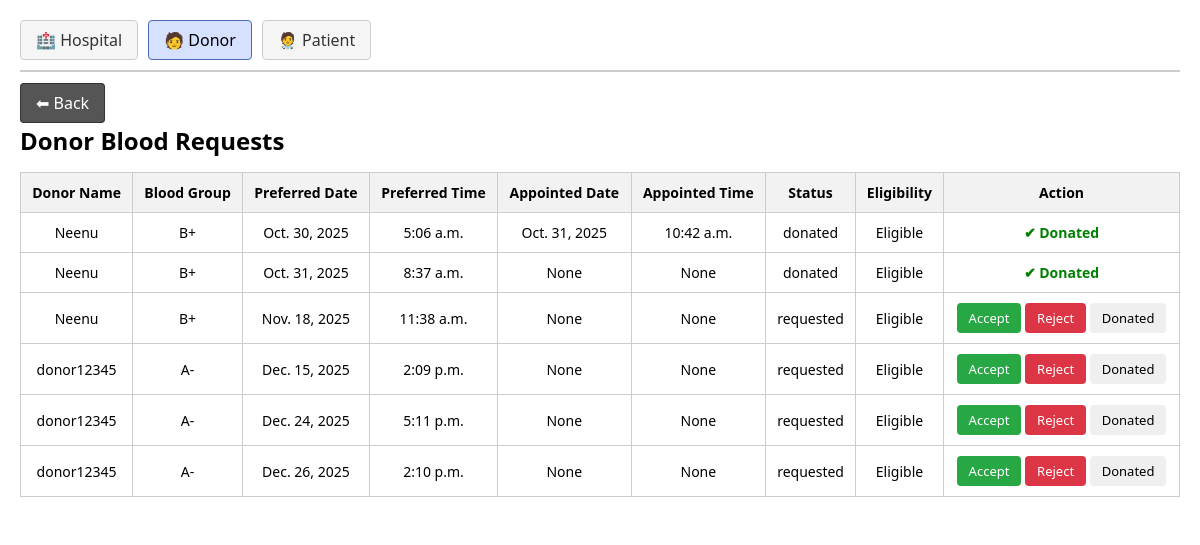
Before: /manage_donors/ with the older database file.
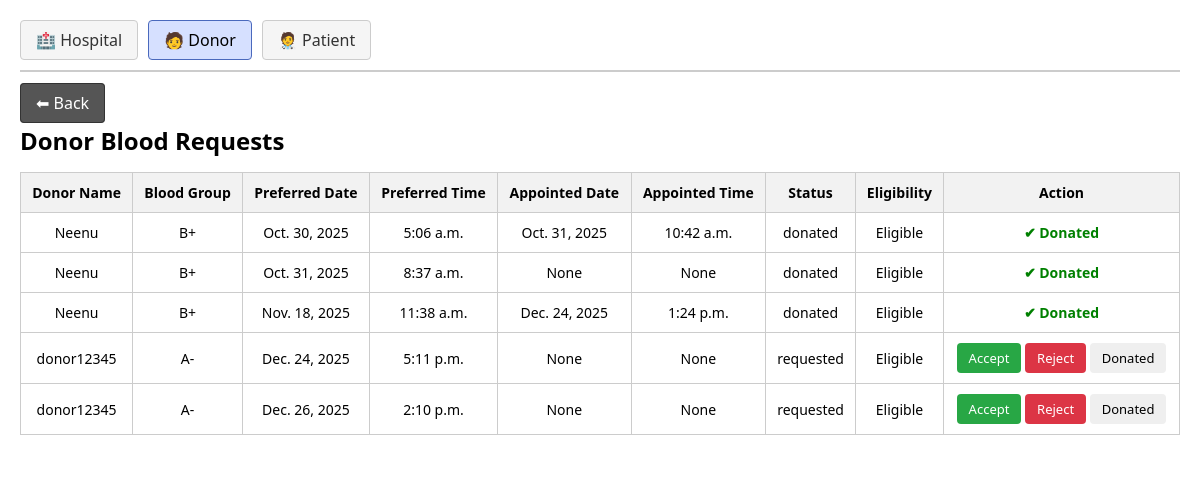
After: the same page with the newer database file.
### Blood_Bank/models.py (models this page shows, shortened)
class Donation_Request(models.Model):
    donor = models.ForeignKey(Donor,on_delete=models.CASCADE)
    preferred_date = models.DateField(null=True,blank=True)
    preferred_time = models.TimeField(null=True,blank=True)
    appointment_date = models.DateField(null=True, blank=True)
    appointment_time = models.TimeField(null=True, blank=True)
    STATUS_CHOICES = (
        ('requested', 'Requested'),
        ('approved', 'Approved'),
        ('rejected', 'Rejected'),
        ('donated','Donated')
    )
    status = models.CharField(max_length=10, choices=STATUS_CHOICES, default='requested')

class Donor(models.Model):
    profile = models.OneToOneField(Profile, on_delete=models.CASCADE)
    blood_group = models.CharField(max_length=20,null=True,blank=True)
    fullname = models.CharField(max_length=40,null=True,blank=True)
    age = models.PositiveIntegerField(null=True,blank=True)
    phonenumber = models.CharField(max_length=20,null=True,blank=True)
    address = models.CharField(max_length=50,null=True,blank=True)
    weight = models.PositiveIntegerField(null=True,blank=True)
    health = models.CharField(max_length=100,null=True,blank=True)
    medications = models.CharField(max_length=10, null=True, blank=True)
    tattoo = models.CharField(max_length=10, null=True, blank=True)
    pregnancy = models.CharField(max_length=10, null=True, blank=True)
    lastDonation = models.DateField(null=True, blank=True)
    is_first_time = models.BooleanField(default=False)

### Blood_Bank/views.py (the view)
# urls.py: path('manage_donors/',views.manage_donors,name='manage_donors'),
def manage_donors(request):
    donation_request = Donation_Request.objects.select_related('donor').all()
    for req in donation_request:
        donor = req.donor
        age = donor.age or 0
        weight = donor.weight or 0
        if donor.lastDonation:
            days_difference = (date.today() - donor.lastDonation).days
        else:
            days_difference = 9999  # default large number if never donated
        if (
            age < 18 or age > 60 or weight < 50
            or donor.health == "yes" or donor.medications == "yes"
            or donor.tattoo == "yes" or donor.pregnancy == "yes"
            or days_difference < 35
        ):
            req.eligibility = 'Not Eligible'
        else:
            req.eligibility = 'Eligible'
    return render(request, 'admin_dashboard/manage_donors.html', {'donation_request': donation_request})

### Blood_Bank/templates/admin_dashboard/manage_donors.html (shortened to what this page needs)
{% load static %}
<!DOCTYPE html>
<html lang="en">
<head>
    <link rel="stylesheet" href="{% static 'css/admin_dashboard/manage_donors.css' %}">
</head>
<body>
    <div class="page-container">
        <nav class="top-menu">
            <a href="{% url 'manage_hospitals' %}">🏥 Hospital</a>
            <a href="{% url 'manage_donors' %}" class="active">🧑 Donor</a>
            <a href="{% url 'manage_patients' %}">🧑‍⚕ Patient</a>
        </nav>
        <div class="back-section">
            <a href="{% url 'admindashboard' %}" class="back-btn">⬅ Back</a>
        </div>
        <main class="table-container">
            <h2>Donor Blood Requests</h2>
            <table>
                <thead>
                    <tr>
                        <th>Donor Name</th>
                        <th>Blood Group</th>
                        <th>Preferred Date</th>
                        <th>Preferred Time</th>
                        <th>Appointed Date</th>
                        <th>Appointed Time</th>
                        <th>Status</th>
                        <th>Eligibility</th>
                        <th>Action</th>
                    </tr>
                </thead>
                <tbody>
                    {% for r in donation_request %}
                        <tr>
                            <td>{{ r.donor.fullname }}</td>
                            <td>{{ r.donor.blood_group }}</td>
                            <td>{{ r.preferred_date }}</td>
                            <td>{{ r.preferred_time }}</td>
                            <td>{{ r.appointment_date }}</td>
                            <td>{{ r.appointment_time }}</td>
                            <td>{{ r.status }}</td>
                            <td>{{ r.eligibility }}</td>
                            <td>
                                {% if r.status == 'donated' %}
                                    <span class="status-donated show">✔ Donated</span>
                                {% elif r.status == 'approved' %}
                                    <button class="btn donated" type="button"
                                        data-url="{% url 'manage_donors_update' r.id %}"
                                        onclick="handleDonated(this)">Donated</button>
                                {% else %}
                                    <button class="btn approve" type="button"
                                        data-url="{% url 'accept_donor' r.id %}"
                                        onclick="handleAccept(this)">Accept</button>
                                    <button class="btn reject" type="button"
                                        data-url="{% url 'manage_donors_delete' r.id %}"
                                        onclick="handleReject(this)">Reject</button>
                                    <button class="btn donated" type="button"
                                        data-url="{% url 'manage_donors_update' r.id %}"
                                        onclick="handleDonated(this)">Donated</button>
                                {% endif %}
                            </td>
                        </tr>
                    {% empty %}
                        <tr>
                            <td colspan="9">No donor requests available</td>
                        </tr>
                    {% endfor %}
                </tbody>
            </table>
        </main>
    </div>
</body>
</html>

### Blood_Bank/static/css/admin_dashboard/manage_donors.css (style rules this page uses)
* { margin: 0; padding: 0; box-sizing: border-box; font-family: "Segoe UI", Arial, sans-serif; }
.page-container { width: 100%; padding: 20px; background-color: white; }
.top-menu { display: flex; gap: 10px; padding-bottom: 10px; border-bottom: 2px solid #ccc; margin-bottom: 20px; }
.top-menu a { text-decoration: none; padding: 8px 15px; background-color: #f5f5f5; border: 1px solid #ccc; color: #333; border-radius: 4px; }
.top-menu a.active { background-color: #d6e0ff; border-color: #4a69bd; color: black; }
.back-section { margin: 10px 0; }
.back-btn { text-decoration: none; padding: 8px 15px; background-color: #555; color: white; border-radius: 4px; border: 1px solid #333; }
.table-container h2 { margin-bottom: 15px; }
table { width: 100%; border-collapse: collapse; }
table, th, td { border: 1px solid #ccc; }
th, td { padding: 10px; text-align: center; font-size: 14px; }
th { background-color: #f2f2f2; }
.btn { padding: 6px 12px; border: none; border-radius: 4px; color: white; font-size: 13px; }
.donated { color: black; }
.approve { background-color: #28a745; }
.reject { background-color: #dc3545; }
.reject { transition: opacity 0.6s ease; }

### Blood_Bank/templates/admin_dashboard/manage_donors.html (style rules this page uses)
.status-donated { color: green; font-weight: bold; }

Changed rows visible on the page:
removed Donation_Request: donor.fullname "donor12345", donor.blood_group "A-", preferred_date "Dec. 15, 2025", preferred_time "2:09 p.m.", appointment_date "None", appointment_time "None", status "requested", eligibility "Eligible", shows "Accept"
changed Donation_Request "Nov. 18, 2025": appointment_date "None" → "Dec. 24, 2025"; appointment_time "None" → "1:24 p.m."; status "requested" → "donated"; status "Accept Reject Donated" → "✔ Donated"
